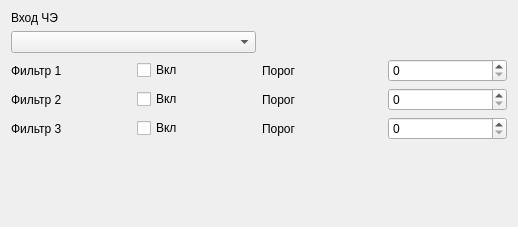
                  <widget class="QWidget" name="scrollAreaWidgetContents_8">
                   <property name="geometry">
                    <rect>
                     <x>0</x>
                     <y>0</y>
                     <width>518</width>
                     <height>227</height>
                    </rect>
                   </property>
                   <layout class="QGridLayout" name="gridLayout_11">
                    <item row="4" column="0">
                     <widget class="QLabel" name="label_78">
                      <property name="text">
                       <string>Фильтр 3</string>
                      </property>
                     </widget>
                    </item>
                    <item row="0" column="0">
                     <widget class="QLabel" name="label_79">
                      <property name="text">
                       <string>Вход ЧЭ</string>
                      </property>
                     </widget>
                    </item>
                    <item row="3" column="1">
                     <widget class="QCheckBox" name="checkBox_PointFlt2">
                      <property name="text">
                       <string>Вкл</string>
                      </property>
                     </widget>
                    </item>
                    <item row="4" column="1">
                     <widget class="QCheckBox" name="checkBox_PointFlt3">
                      <property name="text">
                       <string>Вкл</string>
                      </property>
                     </widget>
                    </item>
                    <item row="5" column="0">
                     <spacer name="verticalSpacer_4">
                      <property name="orientation">
                       <enum>Qt::Vertical</enum>
                      </property>
                      <property name="sizeHint" stdset="0">
                       <size>
                        <width>77</width>
                        <height>293</height>
                       </size>
                      </property>
                     </spacer>
                    </item>
                    <item row="2" column="1">
                     <widget class="QCheckBox" name="checkBox_PointFlt1">
                      <property name="text">
                       <string>Вкл</string>
                      </property>
                     </widget>
                    </item>
                    <item row="2" column="3">
                     <widget class="QSpinBox" name="spinBox_PointFlt1Edge"/>
                    </item>
                    <item row="2" column="0">
                     <widget class="QLabel" name="label_80">
                      <property name="text">
                       <string>Фильтр 1</string>
                      </property>
                     </widget>
                    </item>
                    <item row="1" column="0" colspan="2">
                     <widget class="QComboBox" name="comboBox_PointInput"/>
                    </item>
                    <item row="4" column="2">
                     <widget class="QLabel" name="label_81">
                      <property name="text">
                       <string>Порог</string>
                      </property>
                     </widget>
                    </item>
                    <item row="3" column="3">
                     <widget class="QSpinBox" name="spinBox_PointFlt2Edge"/>
                    </item>
                    <item row="2" column="2">
                     <widget class="QLabel" name="label_82">
                      <property name="text">
                       <string>Порог</string>
                      </property>
                     </widget>
                    </item>
                    <item row="4" column="3">
                     <widget class="QSpinBox" name="spinBox_PointFlt3Edge"/>
                    </item>
                    <item row="3" column="0">
                     <widget class="QLabel" name="label_83">
                      <property name="text">
                       <string>Фильтр 2</string>
                      </property>
                     </widget>
                    </item>
                    <item row="3" column="2">
                     <widget class="QLabel" name="label_84">
                      <property name="text">
                       <string>Порог</string>
                      </property>
                     </widget>
                    </item>
                   </layout>
                  </widget>
